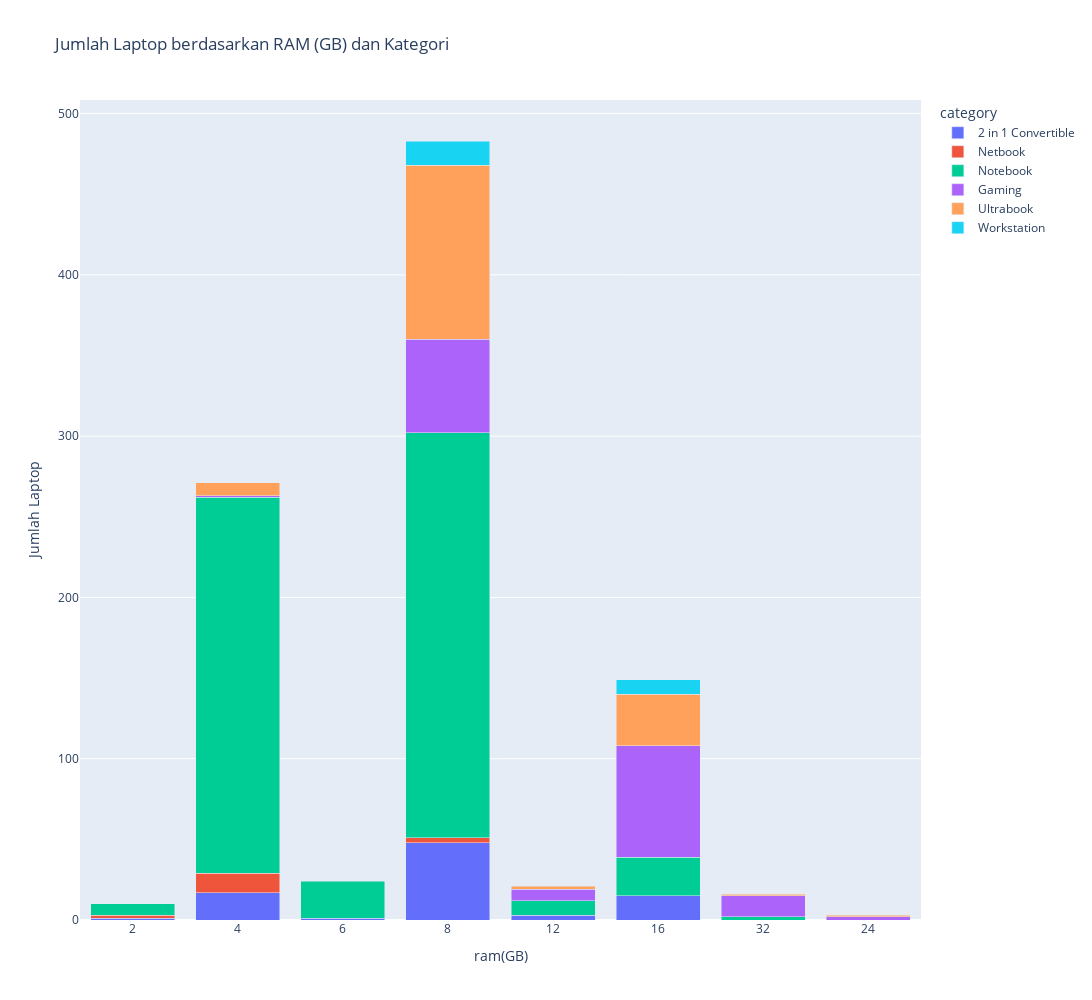

This figure's notebook cell:
### Code cell
grouped_ram_category = laptop.groupby(['ram(GB)', 'category']).size().reset_index(name='counts')
grouped_ram_category['ram(GB)'] = grouped_ram_category['ram(GB)'].astype(str)

fig = px.bar(grouped_ram_category, x='ram(GB)', y='counts', color='category', labels={'counts':'Jumlah Laptop'}, title="Jumlah Laptop berdasarkan RAM (GB) dan Kategori", barmode='stack')

fig.update_layout(
    width=2400,
    height=1000,
    xaxis=dict(
        tickmode='array',
        tickvals=grouped_ram_category['ram(GB)'].unique(),
        ticktext=grouped_ram_category['ram(GB)'].unique()
    )
)

fig.show()

### Figure 1 — Plotly figure (JSON) as saved in the notebook; plotly's stock layout.template omitted (floating-point values rounded to 4 significant figures)
{"data": [{"alignmentgroup": "True", "hovertemplate": "category=2 in 1 Convertible<br>ram(GB)=%{x}<br>Jumlah Laptop=%{y}<extra></extra>", "legendgroup": "2 in 1 Convertible", "marker": {"color": "#636efa", "pattern": {"shape": ""}}, "name": "2 in 1 Convertible", "offsetgroup": "2 in 1 Convertible", "orientation": "v", "showlegend": true, "textposition": "auto", "type": "bar", "x": ["2", "4", "6", "8", "12", "16"], "xaxis": "x", "y": [1, 17, 1, 48, 3, 15], "yaxis": "y"}, {"alignmentgroup": "True", "hovertemplate": "category=Netbook<br>ram(GB)=%{x}<br>Jumlah Laptop=%{y}<extra></extra>", "legendgroup": "Netbook", "marker": {"color": "#EF553B", "pattern": {"shape": ""}}, "name": "Netbook", "offsetgroup": "Netbook", "orientation": "v", "showlegend": true, "textposition": "auto", "type": "bar", "x": ["2", "4", "8"], "xaxis": "x", "y": [2, 12, 3], "yaxis": "y"}, {"alignmentgroup": "True", "hovertemplate": "category=Notebook<br>ram(GB)=%{x}<br>Jumlah Laptop=%{y}<extra></extra>", "legendgroup": "Notebook", "marker": {"color": "#00cc96", "pattern": {"shape": ""}}, "name": "Notebook", "offsetgroup": "Notebook", "orientation": "v", "showlegend": true, "textposition": "auto", "type": "bar", "x": ["2", "4", "6", "8", "12", "16", "32"], "xaxis": "x", "y": [7, 233, 23, 251, 9, 24, 2], "yaxis": "y"}, {"alignmentgroup": "True", "hovertemplate": "category=Gaming<br>ram(GB)=%{x}<br>Jumlah Laptop=%{y}<extra></extra>", "legendgroup": "Gaming", "marker": {"color": "#ab63fa", "pattern": {"shape": ""}}, "name": "Gaming", "offsetgroup": "Gaming", "orientation": "v", "showlegend": true, "textposition": "auto", "type": "bar", "x": ["4", "8", "12", "16", "24", "32"], "xaxis": "x", "y": [1, 58, 7, 69, 2, 13], "yaxis": "y"}, {"alignmentgroup": "True", "hovertemplate": "category=Ultrabook<br>ram(GB)=%{x}<br>Jumlah Laptop=%{y}<extra></extra>", "legendgroup": "Ultrabook", "marker": {"color": "#FFA15A", "pattern": {"shape": ""}}, "name": "Ultrabook", "offsetgroup": "Ultrabook", "orientation": "v", "showlegend": true, "textposition": "auto", "type": "bar", "x": ["4", "8", "12", "16", "24", "32"], "xaxis": "x", "y": [8, 108, 2, 32, 1, 1], "yaxis": "y"}, {"alignmentgroup": "True", "hovertemplate": "category=Workstation<br>ram(GB)=%{x}<br>Jumlah Laptop=%{y}<extra></extra>", "legendgroup": "Workstation", "marker": {"color": "#19d3f3", "pattern": {"shape": ""}}, "name": "Workstation", "offsetgroup": "Workstation", "orientation": "v", "showlegend": true, "textposition": "auto", "type": "bar", "x": ["8", "16"], "xaxis": "x", "y": [15, 9], "yaxis": "y"}], "layout": {"barmode": "stack", "height": 1000, "legend": {"title": {"text": "category"}, "tracegroupgap": 0}, "title": {"text": "Jumlah Laptop berdasarkan RAM (GB) dan Kategori"}, "width": 2400, "xaxis": {"anchor": "y", "domain": [0, 1], "tickmode": "array", "ticktext": ["2", "4", "6", "8", "12", "16", "24", "32"], "tickvals": ["2", "4", "6", "8", "12", "16", "24", "32"], "title": {"text": "ram(GB)"}}, "yaxis": {"anchor": "x", "domain": [0, 1], "title": {"text": "Jumlah Laptop"}}}}
